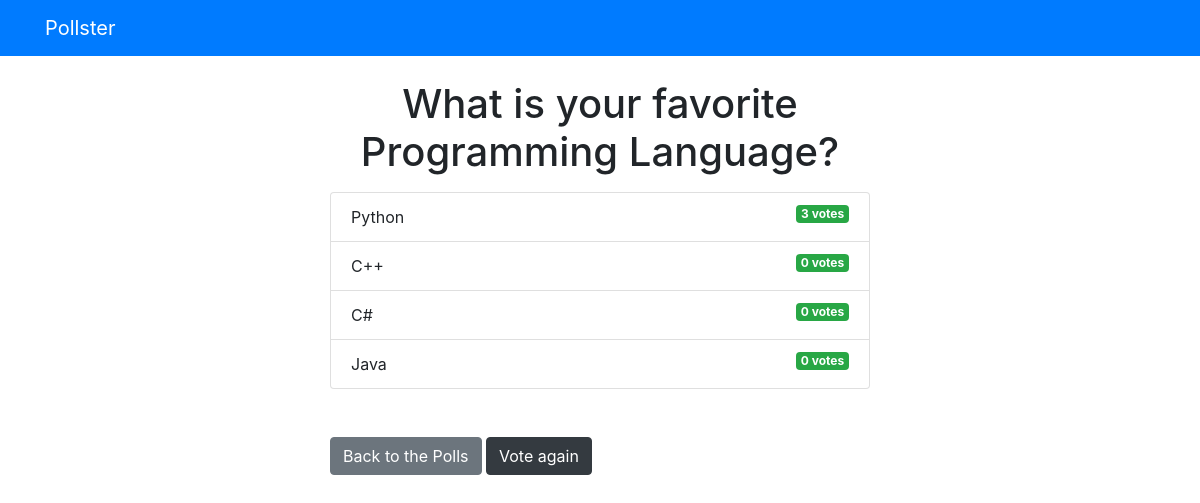
The app's page /polls/2/results/ with its own data.
### polls/models.py (models this page shows, shortened)
class Question(models.Model):
    question_text = models.CharField(max_length=200)
    pub_date = models.DateTimeField('date published')

class Choice(models.Model):
    question = models.ForeignKey(Question, on_delete=models.CASCADE)
    choice_text = models.CharField(max_length=200)
    votes = models.IntegerField(default=0)

### polls/views.py (the view)
# urls.py: path('<int:question_id>/results/', views.results, name='results'),
def results(request, question_id):
    question = get_object_or_404(Question, pk=question_id)
    return render(request, 'polls/results.html', {'question': question})

### templates/polls/results.html
{% extends 'base.html' %}
{% block content %}
<h1 class="text-center mb-3">{{ question.question_text }}</h1>
<ul class="list-group mb-5">
    {% for choice in question.choice_set.all %}
    <li class="list-group-item">
        {{ choice.choice_text }} <span class="badge badge-success float-right">
        {{ choice.votes }} vote{{ choice.votes | pluralize }}
        </span>
    </li>
    {% endfor %}
</ul>
<a href="{% url 'polls:index' %}" class="btn btn-secondary">Back to the Polls</a>
<a href="{% url 'polls:detail' question.id %}" class="btn btn-dark">Vote again</a>
{% endblock %}

### templates/base.html (shortened to what this page needs)
<!DOCTYPE html>
<html lang="en">
<head>
    <link rel="stylesheet" href="https://stackpath.bootstrapcdn.com/bootstrap/4.5.2/css/bootstrap.min.css"
>
</head>
<body>
    {% include 'partials/_navbar.html' %}
    <div class="container">
        <div class="row">
            <div class="col-md-6 m-auto">
                {% block content %}{% endblock %}
            </div>
        </div>
    </div>
</body>
</html>

### templates/partials/_navbar.html
<nav class="navbar navbar-dark bg-primary mb-4">
	<div class="container">
		<a class="navbar-brand" href="/">Pollster</a>
	</div>
</nav>

### records on screen
Question: question_text "What is your favorite Programming Language?"
Choice: choice_text "Python", votes "3", votes|pluralize "s"
Choice: choice_text "C++", votes "0", votes|pluralize "s"
Choice: choice_text "C#", votes "0", votes|pluralize "s"
Choice: choice_text "Java", votes "0", votes|pluralize "s"
